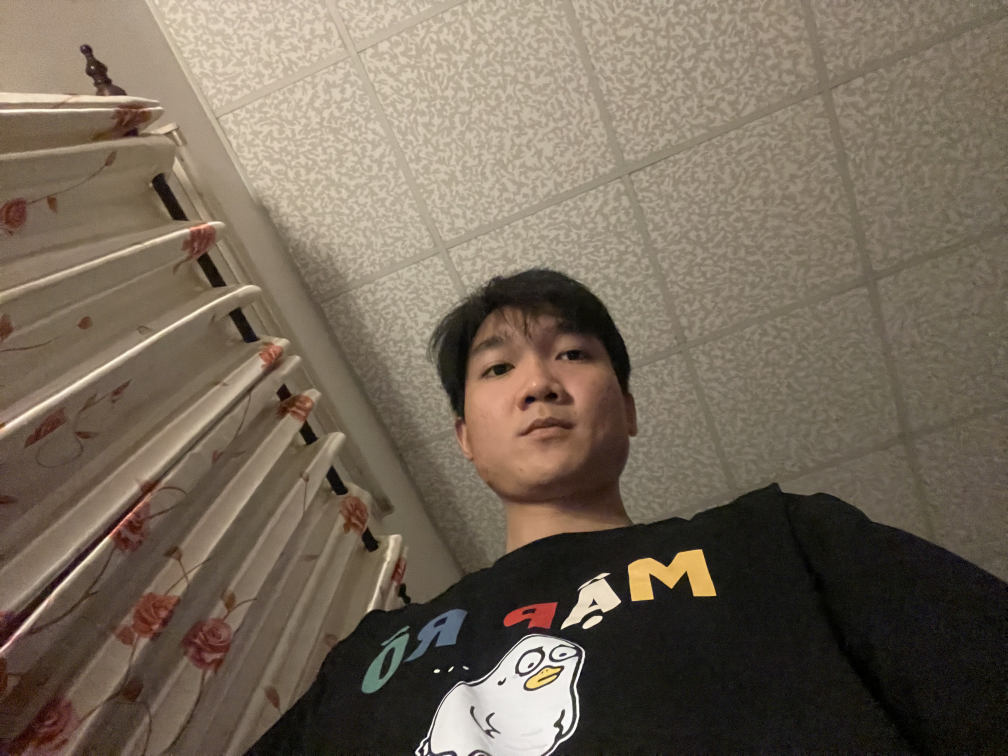
#> input picture test_image.jpg, 4032 x 3024 px (shown at 1/4 size)
$ python simple_face_detector.py test_image.jpg
#> lines starting #> are read from the running program, lines starting #| are printed output that depends on the picture
#!/usr/bin/env python3
"""
Simple Face Detection using OpenCV Haar Cascades
Thay thế face_recognition library để tránh dlib dependency
"""

import cv2
import numpy as np
from pathlib import Path

class SimpleFaceDetector:
    def __init__(self):
        """Initialize OpenCV cascade classifier"""
        try:
            # Load Haar cascade for face detection
            self.face_cascade = cv2.CascadeClassifier(cv2.data.haarcascades + 'haarcascade_frontalface_default.xml')
            if self.face_cascade.empty():
                raise Exception("Could not load face cascade")
            print("✅ OpenCV Haar Cascade Face Detector initialized")
        except Exception as e:
            print(f"❌ Error initializing face detector: {e}")
            self.face_cascade = None

    def detect_faces(self, image_path: str):
        """
        Detect faces in image using OpenCV
        Returns: List of face dictionaries with bbox and confidence
        """
#> called with image_path = 'test_image.jpg'
        if self.face_cascade is None:
            return []

        try:
            # Read image
            image = cv2.imread(str(image_path))
#> image is the input picture: shape (3024, 4032, 3); mean B, G, R 89.5, 104.4, 116.9
            if image is None:
                print(f"❌ Could not load image: {image_path}")
                return []

            # Convert to grayscale for detection
            gray = cv2.cvtColor(image, cv2.COLOR_BGR2GRAY)
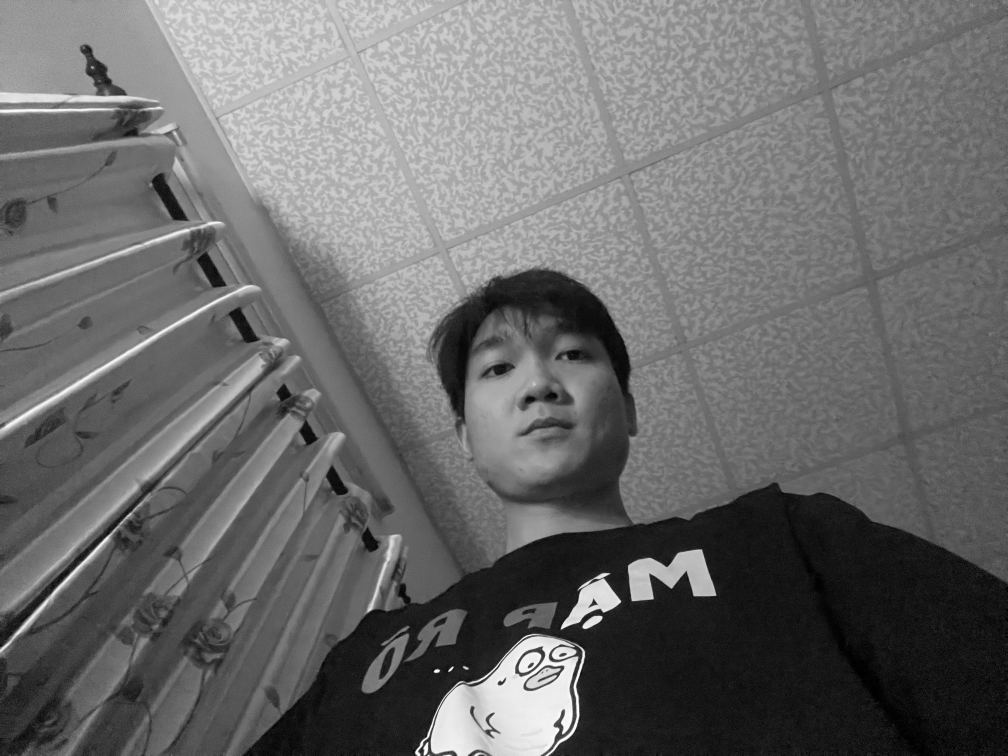
#> gray: shape (3024, 4032) (shown at 1/4 size); min 0, max 255, mean 106.5
            height, width = image.shape[:2]
#> height = 3024; width = 4032

            print(f"🔍 Detecting faces in {Path(image_path).name} ({width}x{height})")
#| 🔍 Detecting faces in test_image.jpg (4032x3024)

            # Detect faces with multiple scales
            faces = self.face_cascade.detectMultiScale(
                gray,
                scaleFactor=1.1,     # Image pyramid scale
                minNeighbors=5,      # Minimum neighbors required
                minSize=(30, 30),    # Minimum face size
                maxSize=(width//2, height//2),  # Maximum face size
                flags=cv2.CASCADE_SCALE_IMAGE
            )
#> faces = [[443, 2198, 52, 52], [1169, 327, 52, 52], [2493, 2000, 67, 67], [2000, 736, 92, 92], [3108, 298, 100, 100], [2768, 192, 144, 144], [1779, 1166, 728, 728]]

            print(f"   Raw detection: {len(faces)} faces found")
#|    Raw detection: 7 faces found

            # Convert to our format and filter
            face_list = []
            for i, (x, y, w, h) in enumerate(faces):
                # Calculate quality metrics
                face_area = w * h
                image_area = width * height
                area_ratio = face_area / image_area

                # Quality scoring based on size - Made less strict
                if area_ratio < 0.003:  # Changed from 0.01 to 0.003 (0.3%)
                    quality_score = 0.2
                elif area_ratio > 0.5:  # Too large (likely false positive)
                    quality_score = 0.2
                elif 0.02 < area_ratio < 0.3:  # Good size faces
                    quality_score = 0.8 + min(area_ratio * 2, 0.2)
                elif 0.005 < area_ratio <= 0.02:  # Small but valid faces
                    quality_score = 0.5 + area_ratio * 10  # 0.55 to 0.7
                else:
                    quality_score = 0.4  # Very small faces

                # Filter out very low quality detections - made less strict
                if quality_score < 0.35:  # Changed from 0.4 to 0.35
                    print(f"   Face {i+1}: Filtered out (quality={quality_score:.2f}, size={w}x{h})")
                    continue

                face_data = {
                    "face_id": len(face_list) + 1,
                    "bbox": [int(x), int(y), int(x + w), int(y + h)],  # [x1, y1, x2, y2]
                    "confidence": round(quality_score, 3),
                    "width": int(w),
                    "height": int(h),
                    "area_ratio": round(area_ratio, 4)
                }

                face_list.append(face_data)
                print(f"   Face {len(face_list)}: bbox=({x},{y},{x+w},{y+h}), quality={quality_score:.2f}")
#> this loop made 7 passes
#> (x, y, w, h, face_area, area_ratio, quality_score) on passes 1 to 7: (443, 2198, 52, 52, 2704, 0.000222, 0.2), (1169, 327, 52, 52, 2704, 0.000222, 0.2), (2493, 2000, 67, 67, 4489, 0.000368, 0.2), (2000, 736, 92, 92, 8464, 0.000694, 0.2), (3108, 298, 100, 100, 10000, 0.00082, 0.2), (2768, 192, 144, 144, 20736, 0.0017, 0.2), (1779, 1166, 728, 728, 529984, 0.0435, 0.887)
#|    Face 1: Filtered out (quality=0.20, size=52x52)
#|    Face 2: Filtered out (quality=0.20, size=52x52)
#|    Face 3: Filtered out (quality=0.20, size=67x67)
#|    Face 4: Filtered out (quality=0.20, size=92x92)
#|    Face 5: Filtered out (quality=0.20, size=100x100)
#|    Face 6: Filtered out (quality=0.20, size=144x144)
#|    Face 1: bbox=(1779,1166,2507,1894), quality=0.89
#> after the loop, face_list = 1 item

            print(f"   ✅ Final result: {len(face_list)} valid faces")
#|    ✅ Final result: 1 valid faces
            return face_list

        except Exception as e:
            print(f"❌ Error detecting faces: {e}")
            return []

    def generate_fake_embedding(self, face_bbox):
        """
        Generate fake embedding for demo purposes
        In real system this would extract face features
        """
        x1, y1, x2, y2 = face_bbox

        # Use bbox coordinates to create deterministic "embedding"
        fake_features = [
            (x1 + x2) / 1000.0,  # Center X normalized
            (y1 + y2) / 1000.0,  # Center Y normalized
            (x2 - x1) / 100.0,   # Width normalized
            (y2 - y1) / 100.0,   # Height normalized
        ]

        # Extend to 128 dimensions (typical face embedding size)
        embedding = fake_features * 32  # 4 * 32 = 128
        return np.array(embedding[:128])

    def compare_embeddings(self, embedding1, embedding2):
        """
        Compare two embeddings and return similarity score
        """
        # Cosine similarity
        norm1 = np.linalg.norm(embedding1)
        norm2 = np.linalg.norm(embedding2)

        if norm1 == 0 or norm2 == 0:
            return 0.0

        similarity = np.dot(embedding1, embedding2) / (norm1 * norm2)

        # Convert to 0-1 range and add some randomness for demo
        similarity = (similarity + 1) / 2  # [-1,1] -> [0,1]
        similarity = max(0.0, min(1.0, similarity))

        # Add controlled randomness for demo realism
        import random
        noise = random.uniform(-0.15, 0.15)
        similarity = max(0.0, min(1.0, similarity + noise))

        return similarity

def test_simple_detector():
    """Test the simple face detector"""
    print("🧪 Testing Simple Face Detector")
    print("=" * 50)

    detector = SimpleFaceDetector()

    # Check command line arguments first
    import sys
    if len(sys.argv) > 1:
        test_image = sys.argv[1]
        print(f"📷 Testing with command line image: {test_image}")
    else:
        # Test with our default image
        test_image = "data/raw/query_images/single_face/IMG_9703.jpg"
        print(f"📷 Testing with default image: {test_image}")

    if Path(test_image).exists():
        faces = detector.detect_faces(test_image)
#> faces = 1 item

        print(f"\n📊 Detection Results:")
        print(f"   Image: {test_image}")
        print(f"   Faces found: {len(faces)}")
#|    Faces found: 1

        for face in faces:
            print(f"   Face {face['face_id']}: {face['bbox']}, confidence={face['confidence']}")

            # Test fake embedding
            embedding = detector.generate_fake_embedding(face['bbox'])
            print(f"     Embedding shape: {embedding.shape}")
            print(f"     Embedding sample: {embedding[:5]}")
#> this loop made 1 pass
#> (x1 in generate_fake_embedding, y1 in generate_fake_embedding, x2 in generate_fake_embedding, y2 in generate_fake_embedding, fake_features in generate_fake_embedding) on pass 1: (1779, 1166, 2507, 1894, [4.29, 3.06, 7.28, 7.28])
#|    Face 1: [1779, 1166, 2507, 1894], confidence=0.887
#|      Embedding shape: (128,)
#|      Embedding sample: [4.286 3.06  7.28  7.28  4.286]
    else:
        print(f"❌ Test image not found: {test_image}")

    return detector

if __name__ == "__main__":
    test_simple_detector()

$ run again, on server/uploads/verify_1764131678_IMG_8018 2.jpg
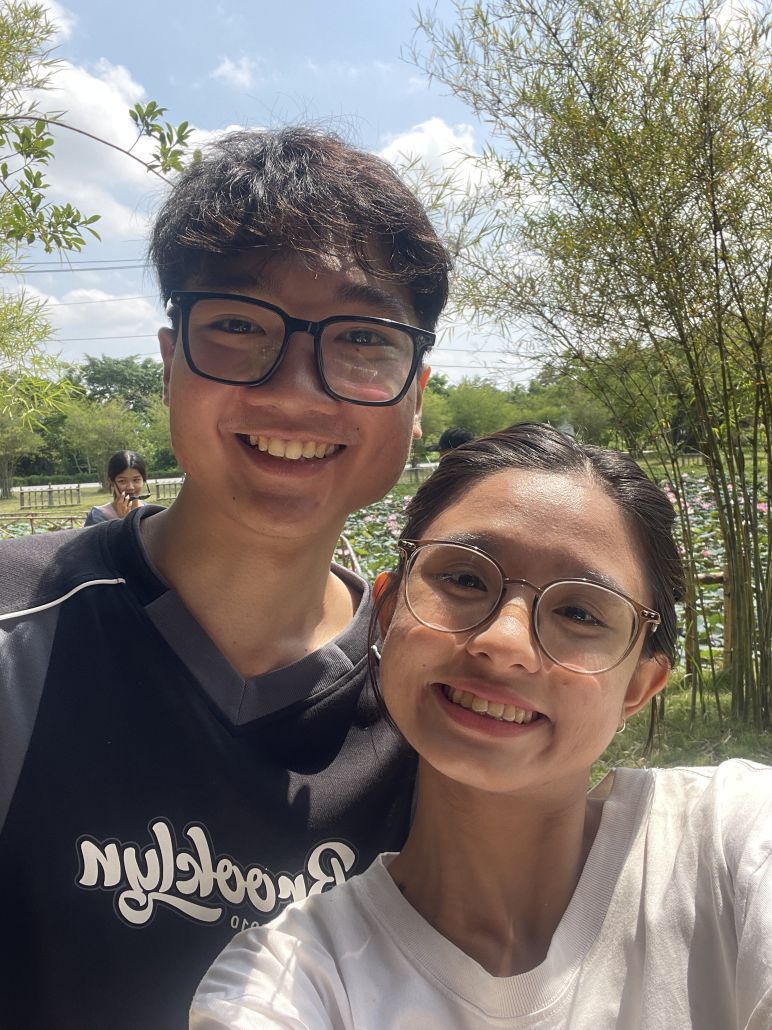
#> input picture server/uploads/verify_1764131678_IMG_8018 2.jpg, 2316 x 3088 px (shown at 1/3 size)
#> in detect_faces, image is the input picture: shape (3088, 2316, 3); mean B, G, R 113.4, 120.3, 127.3
#> in detect_faces, `gray = cv2.cvtColor(image, cv2.COLOR_BGR2GRAY)`:
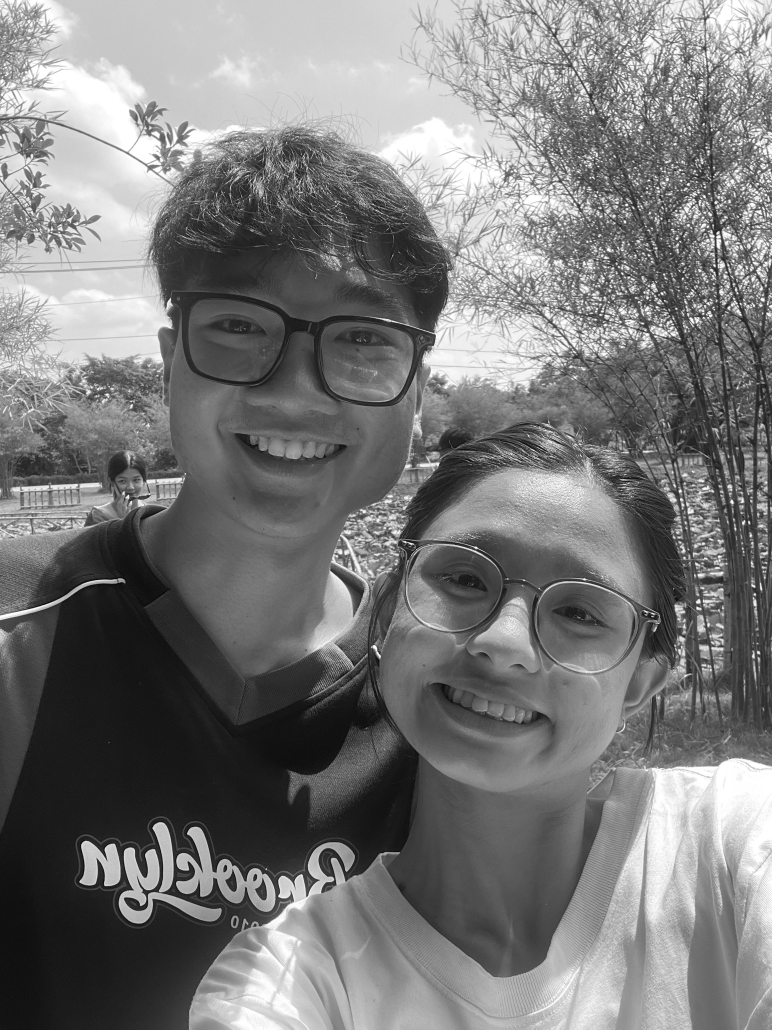
#> gray: shape (3088, 2316) (shown at 1/3 size); min 0, max 255, mean 121.6
#| 🔍 Detecting faces in verify_1764131678_IMG_8018 2.jpg (2316x3088)
#> in detect_faces, `faces = self.face_cascade.detectMultiScale( gray, scaleFactor=1.1,`: faces = [[746, 2756, 54, 54], [2255, 1357, 55, 55], [345, 1407, 92, 92], [2020, 24, 95, 95], [734, 953, 138, 138], [1940, 2786, 145, 145], [1055, 1429, 981, 981]]
#|    Raw detection: 7 faces found
#> the loop in detect_faces, `for i, (x, y, w, h) in enumerate(faces):` made 7 passes
#> (x, y, w, h, face_area, area_ratio, quality_score) on passes 1 to 7: (746, 2756, 54, 54, 2916, 0.000408, 0.2), (2255, 1357, 55, 55, 3025, 0.000423, 0.2), (345, 1407, 92, 92, 8464, 0.00118, 0.2), (2020, 24, 95, 95, 9025, 0.00126, 0.2), (734, 953, 138, 138, 19044, 0.00266, 0.2), (1940, 2786, 145, 145, 21025, 0.00294, 0.2), (1055, 1429, 981, 981, 962361, 0.135, 1)
#> (printed output is left out)
#> after the loop in detect_faces, `for i, (x, y, w, h) in enumerate(faces):`: face_list = 1 item
#|    ✅ Final result: 1 valid faces
#|    Faces found: 1
#> the loop in test_simple_detector, `for face in faces:` made 1 pass
#> (x1 in generate_fake_embedding, y1 in generate_fake_embedding, x2 in generate_fake_embedding, y2 in generate_fake_embedding, fake_features in generate_fake_embedding) on pass 1: (1055, 1429, 2036, 2410, [3.09, 3.84, 9.81, 9.81])
#> (printed output is left out)

$ run again, on server/uploads/verify_1764131698_IMG_9701.jpg
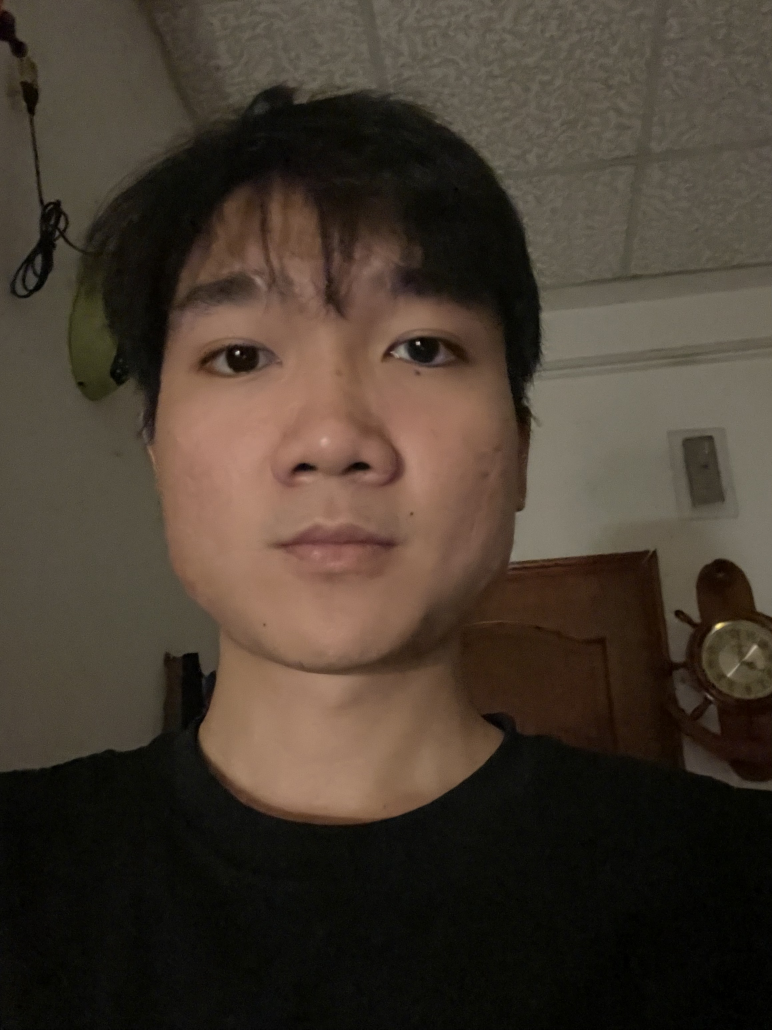
#> input picture server/uploads/verify_1764131698_IMG_9701.jpg, 2316 x 3088 px (shown at 1/3 size)
#> in detect_faces, image is the input picture: shape (3088, 2316, 3); mean B, G, R 48.1, 59.2, 70.4
#> in detect_faces, `gray = cv2.cvtColor(image, cv2.COLOR_BGR2GRAY)`:
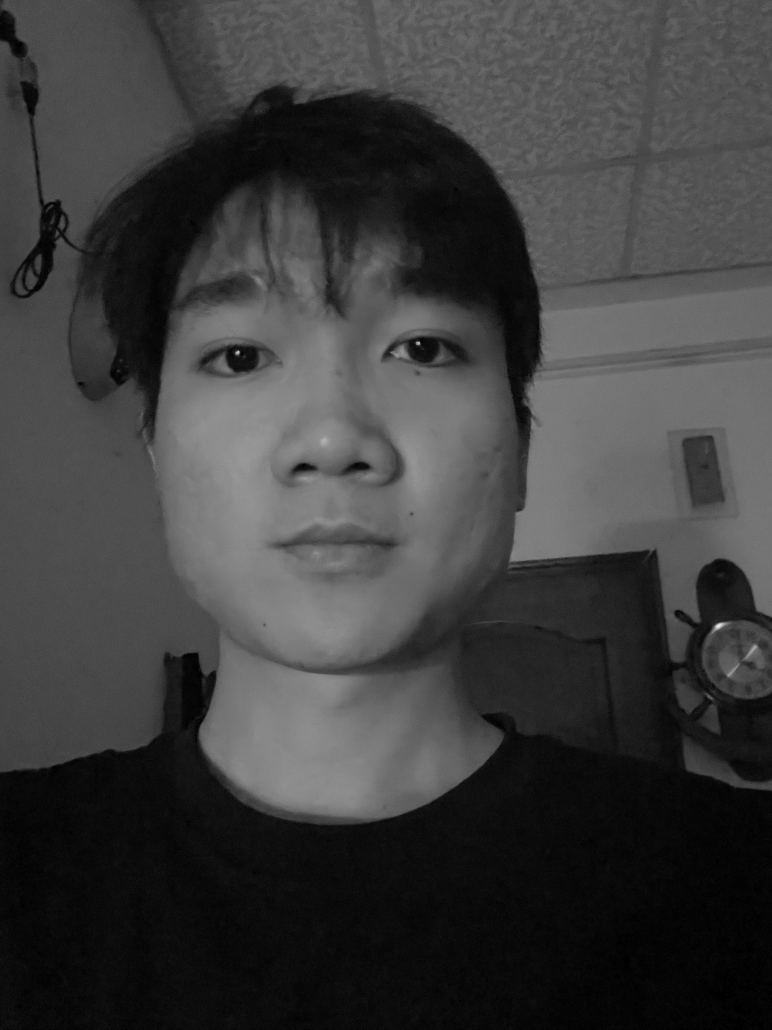
#> gray: shape (3088, 2316) (shown at 1/3 size); min 0, max 238, mean 61.2
#| 🔍 Detecting faces in verify_1764131698_IMG_9701.jpg (2316x3088)
#> in detect_faces, `faces = self.face_cascade.detectMultiScale( gray, scaleFactor=1.1,`: faces = [[637, 1137, 721, 721]]
#|    Raw detection: 1 faces found
#> the loop in detect_faces, `for i, (x, y, w, h) in enumerate(faces):` made 1 pass
#> (x, y, w, h, face_area, image_area, area_ratio, quality_score) on pass 1: (637, 1137, 721, 721, 519841, 7151808, 0.0727, 0.945)
#> (printed output is left out)
#> after the loop in detect_faces, `for i, (x, y, w, h) in enumerate(faces):`: face_list = 1 item
#|    ✅ Final result: 1 valid faces
#|    Faces found: 1
#> the loop in test_simple_detector, `for face in faces:` made 1 pass
#> (x1 in generate_fake_embedding, y1 in generate_fake_embedding, x2 in generate_fake_embedding, y2 in generate_fake_embedding, fake_features in generate_fake_embedding) on pass 1: (637, 1137, 1358, 1858, [2, 3, 7.21, 7.21])
#> (printed output is left out)
